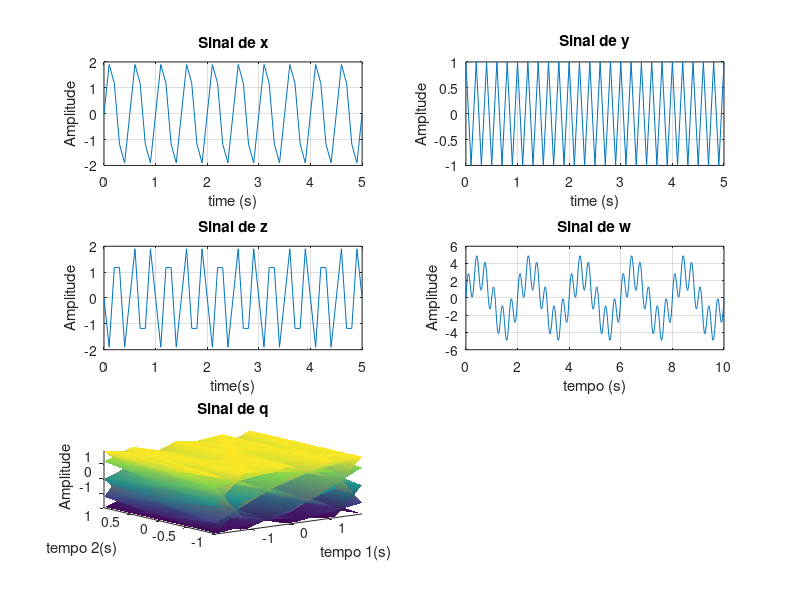

Source code (MATLAB):
tempo_x = 0:0.1:5;
tempo_y = 0:0.1:5;
tempo_w = 0:0.01:10;

x = 2*sin(4*pi * tempo_x);
y = cos(10*pi * tempo_y);
z = x .* y;
w = 3*sin(pi*tempo_w) + 2*sin(6*pi*tempo_w);

% usar drawknow no exercicio 4

[t1,t2] = meshgrid(tempo_x,tempo_x);
q = 2*sin(2*pi * (2*t1 + t2));

%plot dos graficos
figure(1)
subplot(3, 2, 1)
plot(tempo_x, x)
title("Sinal de x")
xlabel("time (s)")
ylabel("Amplitude")
grid

subplot(3, 2, 2)
plot(tempo_x, y)
title("Sinal de y")
xlabel("time (s)")
ylabel("Ampltude")
grid

subplot(3, 2, 3)
plot(tempo_x, z)
title("Sinal de z")
xlabel("time(s)")
ylabel("Amplitude")
grid

subplot(3, 2, 4)
plot(tempo_w, w)
title("Sinal de w")
xlabel("tempo (s)")
ylabel("Amplitude")
grid

subplot(3, 2, 5)
surf(x, y, q), axis tight, shading interp
title("Sinal de q")
xlabel("tempo 1(s)")
ylabel("tempo 2(s)")
zlabel("Amplitude")
grid



